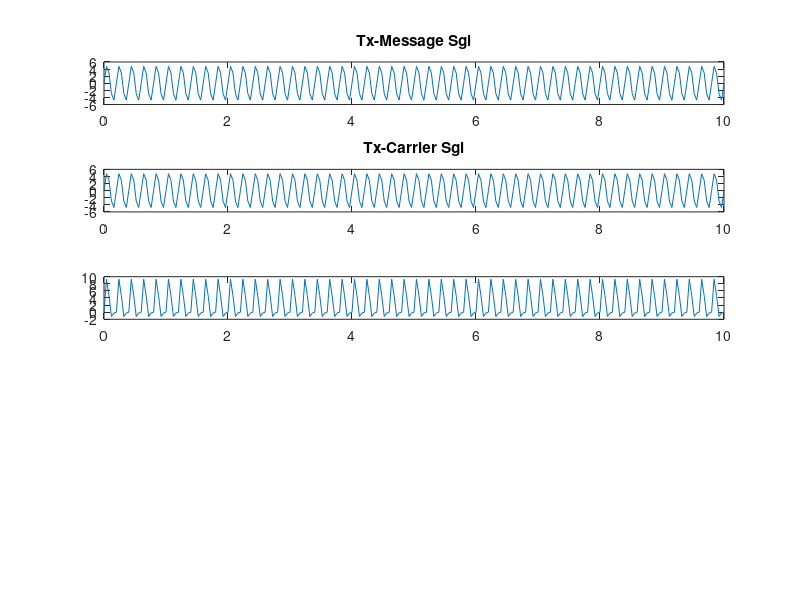

The MATLAB source for this figure: (Note: this script raises an error after producing the figure.)
fm=input('Enter frequency of message signal,fm:');
fc=input('Enter frequency of carrier signal,fc:');
Am=input('Enter Amplitude of message signal,Am:');
Ac=input('Enter Amplitude of carrier signal,Ac:');
t=0:(1/(5*fc)):(50/fc);
msgsgl=Am.*sin(2*pi*fm*t);
carsgl=Ac.*sin(2*pi*fc*t);
subplot(5,1,1)
plot(t,msgsgl)
title("Tx-Message Sgl")
subplot(5,1,2)
plot(t,carsgl)
title("Tx-Carrier Sgl")
msgcare=(Ac+(Am.*sin(2*pi*fm*t))).*sin(2*pi*fc*t);
subplot(5,1,3)
title("Tx-AM Sgl")
plot(t,msgcare)
r=[];
for i=1:length(msgcare)
    if msgcare(i)>0
        r(i)=msgcare(i);
    else
        r(i)=0;
    end
end
y=[];
y=conv(r,h);
subplot(5,1,4)
plot(t,r)
title("Rx-Rectified Sgl")
subplot(5,1,5)
plot(y)
title("Rx-filtered message Sgl")
